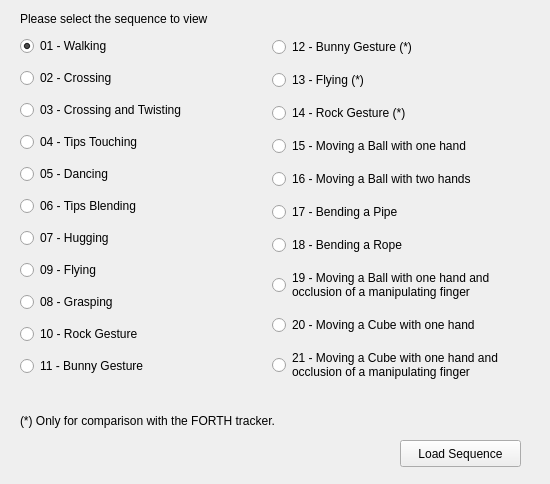
<?xml version="1.0" encoding="UTF-8"?>
<ui version="4.0">
 <class>SequenceSelector</class>
 <widget class="QWidget" name="SequenceSelector">
  <property name="geometry">
   <rect>
    <x>0</x>
    <y>0</y>
    <width>550</width>
    <height>484</height>
   </rect>
  </property>
  <property name="windowTitle">
   <string>Sequence Selector</string>
  </property>
  <widget class="QPushButton" name="loadSequenceButton">
   <property name="geometry">
    <rect>
     <x>400</x>
     <y>440</y>
     <width>121</width>
     <height>27</height>
    </rect>
   </property>
   <property name="text">
    <string>Load Sequence</string>
   </property>
  </widget>
  <widget class="QLabel" name="label">
   <property name="geometry">
    <rect>
     <x>20</x>
     <y>10</y>
     <width>251</width>
     <height>17</height>
    </rect>
   </property>
   <property name="text">
    <string>Please select the sequence to view</string>
   </property>
  </widget>
  <widget class="QLabel" name="label_2">
   <property name="geometry">
    <rect>
     <x>20</x>
     <y>400</y>
     <width>481</width>
     <height>41</height>
    </rect>
   </property>
   <property name="text">
    <string>(*) Only for comparison with the FORTH tracker.</string>
   </property>
   <property name="wordWrap">
    <bool>true</bool>
   </property>
  </widget>
  <widget class="QWidget" name="">
   <property name="geometry">
    <rect>
     <x>20</x>
     <y>30</y>
     <width>497</width>
     <height>361</height>
    </rect>
   </property>
   <layout class="QHBoxLayout" name="horizontalLayout">
    <item>
     <layout class="QVBoxLayout" name="verticalLayout">
      <item>
       <widget class="QRadioButton" name="sequenceRadio_01">
        <property name="text">
         <string>01 - Walking</string>
        </property>
        <property name="checked">
         <bool>true</bool>
        </property>
       </widget>
      </item>
      <item>
       <widget class="QRadioButton" name="sequenceRadio_02">
        <property name="text">
         <string>02 - Crossing</string>
        </property>
       </widget>
      </item>
      <item>
       <widget class="QRadioButton" name="sequenceRadio_03">
        <property name="text">
         <string>03 - Crossing and Twisting</string>
        </property>
       </widget>
      </item>
      <item>
       <widget class="QRadioButton" name="sequenceRadio_04">
        <property name="text">
         <string>04 - Tips Touching</string>
        </property>
       </widget>
      </item>
      <item>
       <widget class="QRadioButton" name="sequenceRadio_05">
        <property name="text">
         <string>05 - Dancing</string>
        </property>
       </widget>
      </item>
      <item>
       <widget class="QRadioButton" name="sequenceRadio_06">
        <property name="text">
         <string>06 - Tips Blending</string>
        </property>
       </widget>
      </item>
      <item>
       <widget class="QRadioButton" name="sequenceRadio_07">
        <property name="text">
         <string>07 - Hugging</string>
        </property>
       </widget>
      </item>
      <item>
       <widget class="QRadioButton" name="sequenceRadio_09">
        <property name="text">
         <string>09 - Flying</string>
        </property>
       </widget>
      </item>
      <item>
       <widget class="QRadioButton" name="sequenceRadio_08">
        <property name="text">
         <string>08 - Grasping</string>
        </property>
       </widget>
      </item>
      <item>
       <widget class="QRadioButton" name="sequenceRadio_10">
        <property name="text">
         <string>10 - Rock Gesture</string>
        </property>
       </widget>
      </item>
      <item>
       <widget class="QRadioButton" name="sequenceRadio_11">
        <property name="text">
         <string>11 - Bunny Gesture</string>
        </property>
       </widget>
      </item>
     </layout>
    </item>
    <item>
     <layout class="QVBoxLayout" name="verticalLayout_2">
      <item>
       <widget class="QRadioButton" name="sequenceRadio_12">
        <property name="text">
         <string>12 - Bunny Gesture (*)</string>
        </property>
       </widget>
      </item>
      <item>
       <widget class="QRadioButton" name="sequenceRadio_13">
        <property name="text">
         <string>13 - Flying (*)</string>
        </property>
       </widget>
      </item>
      <item>
       <widget class="QRadioButton" name="sequenceRadio_14">
        <property name="text">
         <string>14 - Rock Gesture (*) </string>
        </property>
       </widget>
      </item>
      <item>
       <widget class="QRadioButton" name="sequenceRadio_15">
        <property name="text">
         <string>15 - Moving a Ball with one hand</string>
        </property>
       </widget>
      </item>
      <item>
       <widget class="QRadioButton" name="sequenceRadio_16">
        <property name="text">
         <string>16 - Moving a Ball with two hands</string>
        </property>
       </widget>
      </item>
      <item>
       <widget class="QRadioButton" name="sequenceRadio_17">
        <property name="text">
         <string>17 - Bending a Pipe</string>
        </property>
       </widget>
      </item>
      <item>
       <widget class="QRadioButton" name="sequenceRadio_18">
        <property name="text">
         <string>18 - Bending a Rope</string>
        </property>
       </widget>
      </item>
      <item>
       <widget class="QRadioButton" name="sequenceRadio_19">
        <property name="text">
         <string>19 - Moving a Ball with one hand and  
occlusion of a manipulating finger</string>
        </property>
       </widget>
      </item>
      <item>
       <widget class="QRadioButton" name="sequenceRadio_20">
        <property name="text">
         <string>20 - Moving a Cube with one hand</string>
        </property>
       </widget>
      </item>
      <item>
       <widget class="QRadioButton" name="sequenceRadio_21">
        <property name="text">
         <string>21 - Moving a Cube with one hand and
occlusion of a manipulating finger</string>
        </property>
       </widget>
      </item>
     </layout>
    </item>
   </layout>
  </widget>
 </widget>
 <resources/>
 <connections/>
</ui>
